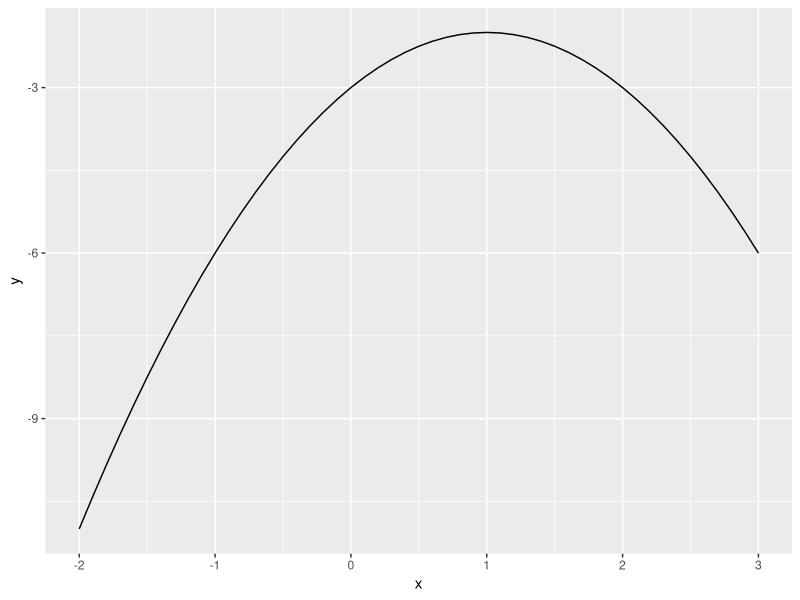

Write the R code that produced this figure.
hello_world <- function(name)
{
  print(sprintf("Hello, %s",name))
}

complex_computation <- function(x,a=1,b=0,c=0)
{
  y <- a*x^2+b*x+c
  return(y)
}

x <- seq(-2,3,by = 0.1)
y <- complex_computation(x,a=-1,b=2,c=-3)
library(ggplot2)
ggplot(data=NULL,mapping=aes(x=x,y=y))+geom_line()

my_bmi <- function(mass,height)
{
  return(mass/height^2)
}